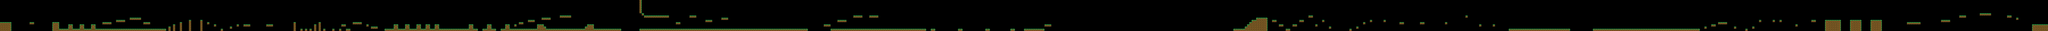

This is a level from a 2D game, rendered from its Tiled map with the project's own tilesets. A one-line summary and the map file follow, with tile-layer data summarised:
An orthogonal 900x14 tile map with 16x16 px tiles, 1 tile layer (ground) and 246 objects (56x breakable, 28x spike, 9x slime, 6x collider, player, ...).

<map version="1.4" tiledversion="1.4.2" orientation="orthogonal" renderorder="right-down" width="900" height="14" tilewidth="16" tileheight="16" infinite="0" nextlayerid="6" nextobjectid="250">
 <editorsettings>
  <export target="../levels/4.lua" format="lua" />
 </editorsettings>
 <tileset firstgid="1" name="tileset" tilewidth="16" tileheight="16" tilecount="36" columns="9">
  <image source="../../../graphics/tileset.png" width="144" height="64" />
 </tileset>
 <layer id="1" name="ground" width="900" height="14">
  <data>[12600 cells, 808 non-empty, 8 distinct tile ids]</data>
 </layer>
 <objectgroup color="#5555ff" id="3" name="entity" visible="0">
  <object id="3" name="Player" type="player" x="32" y="128" width="16" height="16" />
  <object id="149" name="Slime" type="slime" x="3232" y="176" width="16" height="16">
   <ellipse />
  </object>
  <object id="150" name="Slime" type="slime" x="3728" y="176" width="16" height="16">
   <ellipse />
  </object>
  <object id="151" name="Slime" type="slime" x="4032" y="176" width="16" height="16">
   <ellipse />
  </object>
  <object id="209" name="Slime" type="slime" x="880" y="192" width="16" height="16">
   <ellipse />
  </object>
  <object id="210" name="Slime" type="slime" x="720" y="192" width="16" height="16">
   <ellipse />
  </object>
  <object id="240" name="Slime" type="slime" x="6384" y="192" width="16" height="16">
   <ellipse />
  </object>
  <object id="241" name="Slime" type="slime" x="6032" y="192" width="16" height="16">
   <ellipse />
  </object>
  <object id="245" name="Slime" type="slime" x="10928" y="192" width="16" height="16">
   <ellipse />
  </object>
  <object id="246" name="Slime" type="slime" x="10672" y="192" width="16" height="16">
   <ellipse />
  </object>
  <object id="249" name="Mushroom" type="mushroom" x="11840" y="192" width="16" height="16">
   <ellipse />
  </object>
 </objectgroup>
 <objectgroup color="#ff007f" id="4" name="object" visible="0">
  <object id="142" name="Lock" type="lock" x="14320" y="144" width="16" height="16" />
  <object id="143" name="Key" type="key" x="4544" y="64" width="16" height="16" />
  <object id="144" name="Breakable" type="breakable" x="144" y="144" width="16" height="8" />
  <object id="145" name="Breakble" type="breakable" x="288" y="144" width="16" height="8" />
  <object id="146" name="Breakable" type="breakable" x="1808" y="176" width="16" height="8" />
  <object id="147" name="Breakable" type="breakable" x="1984" y="160" width="16" height="8" />
  <object id="152" name="Breakable" type="breakable" x="4432" y="208" width="16" height="8" />
  <object id="153" name="Breakable" type="breakable" x="5728" y="192" width="16" height="8" />
  <object id="154" name="Breakable" type="breakable" x="6648" y="208" width="16" height="8" />
  <object id="155" name="Breakable" type="breakable" x="6840" y="208" width="16" height="8" />
  <object id="156" name="Breakable" type="breakable" x="7024" y="208" width="16" height="8" />
  <object id="157" name="Breakable" type="breakable" x="7440" y="160" width="16" height="8" />
  <object id="158" name="Breakable" type="breakable" x="7504" y="160" width="16" height="8" />
  <object id="159" name="Breakable" type="breakable" x="7568" y="160" width="16" height="8" />
  <object id="160" name="Breakable" type="breakable" x="7632" y="160" width="16" height="8" />
  <object id="161" name="Breakable" type="breakable" x="7696" y="160" width="16" height="8" />
  <object id="162" name="Breakable" type="breakable" x="7760" y="160" width="16" height="8" />
  <object id="163" name="Breakable" type="breakable" x="7824" y="160" width="16" height="8" />
  <object id="164" name="Breakable" type="breakable" x="7888" y="160" width="16" height="8" />
  <object id="165" name="Breakable" type="breakable" x="7952" y="160" width="16" height="8" />
  <object id="166" name="Breakable" type="breakable" x="8016" y="160" width="16" height="8" />
  <object id="167" name="Breakable" type="breakable" x="8080" y="160" width="16" height="8" />
  <object id="168" name="Breakable" type="breakable" x="8144" y="160" width="16" height="8" />
  <object id="169" name="Breakable" type="breakable" x="8208" y="160" width="16" height="8" />
  <object id="170" name="Breakable" type="breakable" x="8272" y="160" width="16" height="8" />
  <object id="171" name="Breakable" type="breakable" x="8336" y="160" width="16" height="8" />
  <object id="172" name="Breakable" type="breakable" x="8400" y="160" width="16" height="8" />
  <object id="173" name="Breakable" type="breakable" x="8464" y="160" width="16" height="8" />
  <object id="174" name="Breakable" type="breakable" x="8528" y="160" width="16" height="8" />
  <object id="175" name="Breakable" type="breakable" x="8592" y="160" width="16" height="8" />
  <object id="176" name="Breakable" type="breakable" x="8656" y="160" width="16" height="8" />
  <object id="177" name="Breakable" type="breakable" x="9424" y="192" width="16" height="8" />
  <object id="178" name="Breakable" type="breakable" x="9680" y="160" width="16" height="8" />
  <object id="179" name="Breakable" type="breakable" x="9792" y="160" width="16" height="8" />
  <object id="180" name="Breakable" type="breakable" x="9920" y="176" width="16" height="8" />
  <object id="181" name="Breakable" type="breakable" x="10080" y="176" width="16" height="8" />
  <object id="182" name="Breakable" type="breakable" x="10240" y="144" width="16" height="8" />
  <object id="183" name="Breakable" type="breakable" x="10336" y="160" width="16" height="8" />
  <object id="184" name="Breakable" type="breakable" x="10448" y="192" width="16" height="8" />
  <object id="185" name="Breakable" type="breakable" x="10544" y="192" width="16" height="8" />
  <object id="186" name="Breakable" type="breakable" x="11112" y="208" width="16" height="8" />
  <object id="187" name="Breakable" type="breakable" x="12560" y="176" width="16" height="8" />
  <object id="188" name="Spike" type="spike" x="2800" y="192" width="16" height="16" />
  <object id="189" name="Spike" type="spike" x="2816" y="192" width="16" height="16" />
  <object id="190" name="Spike" type="spike" x="2832" y="192" width="16" height="16" />
  <object id="191" name="Spike" type="spike" x="2880" y="192" width="16" height="16" />
  <object id="192" name="Spike" type="spike" x="2896" y="192" width="16" height="16" />
  <object id="193" name="Spike" type="spike" x="2912" y="192" width="16" height="16" />
  <object id="194" name="Spike" type="spike" x="2960" y="192" width="16" height="16" />
  <object id="195" name="Spike" type="spike" x="2976" y="192" width="16" height="16" />
  <object id="196" name="Spike" type="spike" x="3024" y="192" width="16" height="16" />
  <object id="197" name="Spike" type="spike" x="3040" y="192" width="16" height="16" />
  <object id="198" name="Spike" type="spike" x="416" y="192" width="16" height="16" />
  <object id="199" name="Spike" type="spike" x="432" y="192" width="16" height="16" />
  <object id="200" name="Spike" type="spike" x="448" y="192" width="16" height="16" />
  <object id="201" name="Spike" type="spike" x="464" y="192" width="16" height="16" />
  <object id="202" name="Spike" type="spike" x="512" y="192" width="16" height="16" />
  <object id="203" name="Spike" type="spike" x="528" y="192" width="16" height="16" />
  <object id="204" name="Spike" type="spike" x="544" y="192" width="16" height="16" />
  <object id="205" name="Spike" type="spike" x="592" y="192" width="16" height="16" />
  <object id="206" name="Spike" type="spike" x="608" y="192" width="16" height="16" />
  </objectgroup>
 <objectgroup color="#ff5500" id="5" name="powerup" visible="0">
  <!-- 1 objects omitted --></objectgroup>
 <objectgroup color="#d30000" id="2" name="solid" visible="0">
  <!-- 140 objects omitted --></objectgroup>
</map>
<!-- 174 of 246 objects omitted -->
